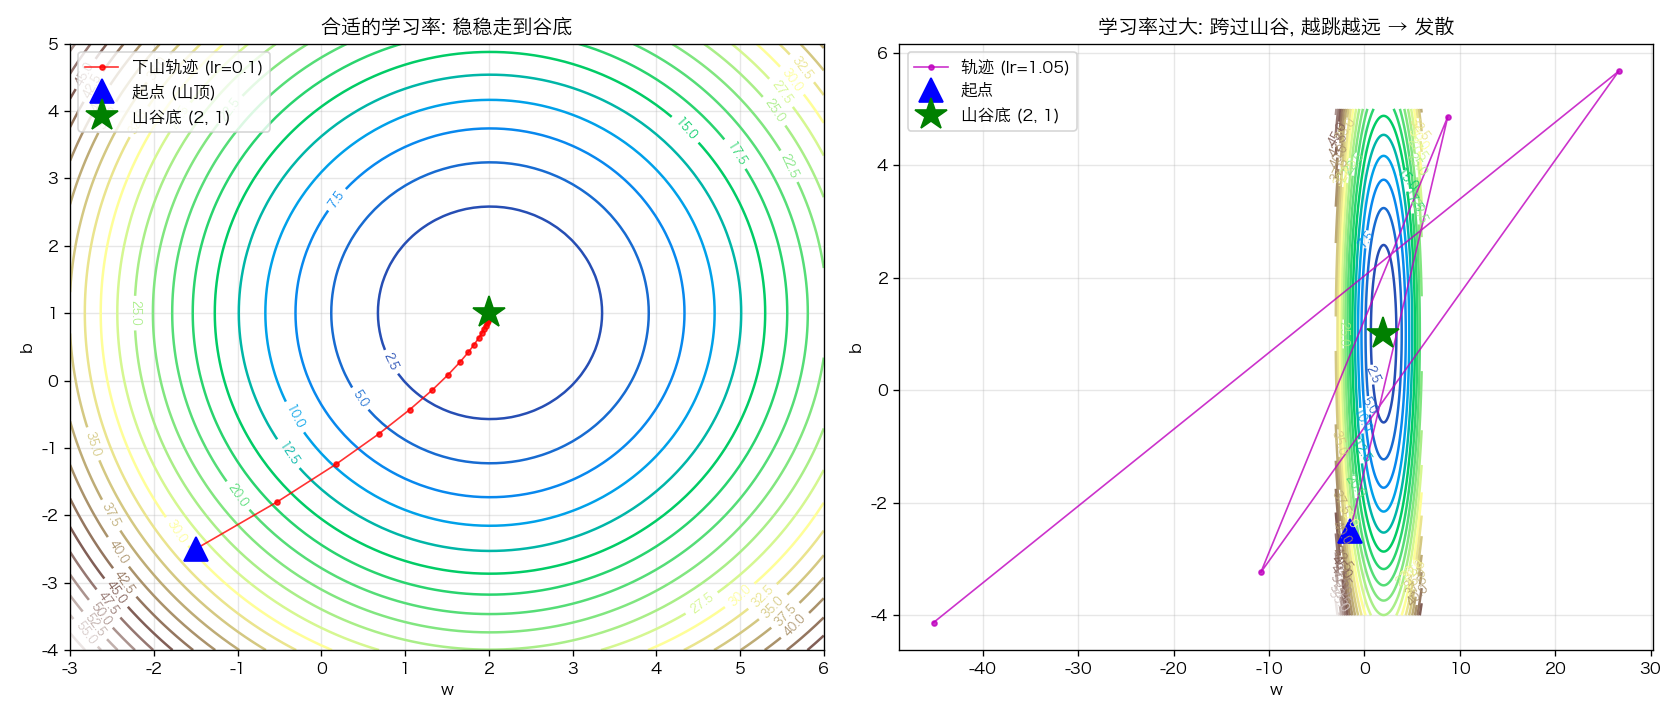

Source code (Python):
"""
03 - 为什么求最小 loss 就像下山?

上一节我们看到: ∇loss 永远指向"上山最陡"。
那"下山最陡"是哪? —— 就是它的反方向: -∇loss

所以最朴素的下山策略 (= 梯度下降 gradient descent):
    新位置 = 旧位置 - 学习率 · ∇loss
                              ↑ 减号 = 朝下山方向走
                              ↑ 学习率 lr = 每步走多大

每走一步, 我们都站在新位置上, 重新看脚下哪边是下坡, 再迈下一步。
迭代足够多步后, 就会落进山谷底 = loss 最小处 = 模型训练好了。

这正是 LLM 训练在做的事, 只是参数从 2 个 (w, b) 变成几十亿个。
"""

import matplotlib.pyplot as plt
import numpy as np
import torch

plt.rcParams["font.sans-serif"] = ["PingFang SC", "Hiragino Sans GB", "Arial Unicode MS"]
plt.rcParams["axes.unicode_minus"] = False


def main():
    torch.manual_seed(0)
    x_data = torch.linspace(-2, 2, 50)
    y_data = 2 * x_data + 1 + 0.1 * torch.randn_like(x_data)

    def loss_fn(w, b):
        y_pred = w * x_data + b
        return ((y_pred - y_data) ** 2).mean()

    # =========================================================
    # 1. 从一个"山顶"位置出发, 一步步下山
    # =========================================================
    w = torch.tensor(-1.5, requires_grad=True)
    b = torch.tensor(-2.5, requires_grad=True)
    lr = 0.1

    trajectory = [(w.item(), b.item(), loss_fn(w, b).item())]
    print("--- 下山过程 (前 10 步) ---")
    print(f"{'step':>4} | {'w':>7} | {'b':>7} | {'loss':>8}")
    print(f"{0:>4} | {w.item():>7.3f} | {b.item():>7.3f} | {trajectory[0][2]:>8.4f}")

    for step in range(1, 81):
        loss = loss_fn(w, b)
        loss.backward()                          # 算 ∇loss
        with torch.no_grad():
            w -= lr * w.grad                     # 沿 -∇loss 走一步 → 下山
            b -= lr * b.grad
        w.grad.zero_()
        b.grad.zero_()
        trajectory.append((w.item(), b.item(), loss.item()))
        if step <= 10 or step % 20 == 0:
            print(f"{step:>4} | {w.item():>7.3f} | {b.item():>7.3f} | {loss.item():>8.4f}")

    print(f"\n终点 (w, b) = ({w.item():.3f}, {b.item():.3f})  (真实最优: (2, 1))")
    print("→ 从山顶滚到了山谷底, loss 从 ~17 降到 ~0.01")

    # =========================================================
    # 2. 对比: 如果学习率太大, 会"跨过山谷"在两壁之间反复横跳
    # =========================================================
    w2 = torch.tensor(-1.5, requires_grad=True)
    b2 = torch.tensor(-2.5, requires_grad=True)
    big_lr = 1.05
    traj_big = [(w2.item(), b2.item())]
    for _ in range(40):
        loss = loss_fn(w2, b2)
        loss.backward()
        with torch.no_grad():
            w2 -= big_lr * w2.grad
            b2 -= big_lr * b2.grad
        w2.grad.zero_()
        b2.grad.zero_()
        traj_big.append((w2.item(), b2.item()))
    print(f"\n学习率过大 (lr={big_lr}) 时终点: ({w2.item():.2f}, {b2.item():.2f}) → 发散了!")

    # =========================================================
    # 3. 画 loss 等高线 + 下山轨迹
    # =========================================================
    ws = torch.linspace(-3, 6, 100)
    bs = torch.linspace(-4, 5, 100)
    W, B = torch.meshgrid(ws, bs, indexing="ij")
    L = torch.zeros_like(W)
    for i in range(W.shape[0]):
        for j in range(W.shape[1]):
            L[i, j] = loss_fn(W[i, j], B[i, j])

    fig, axes = plt.subplots(1, 2, figsize=(14, 6))

    # 左: 合适学习率的下山轨迹
    ax = axes[0]
    cs = ax.contour(W.numpy(), B.numpy(), L.numpy(), levels=25, cmap="terrain")
    ax.clabel(cs, inline=True, fontsize=7)
    traj = np.array(trajectory)
    ax.plot(traj[:, 0], traj[:, 1], "ro-", markersize=3, lw=1, alpha=0.8,
            label=f"下山轨迹 (lr={lr})")
    ax.plot(traj[0, 0], traj[0, 1], "b^", markersize=14, label="起点 (山顶)")
    ax.plot(2, 1, "g*", markersize=20, label="山谷底 (2, 1)")
    ax.set_xlabel("w"); ax.set_ylabel("b")
    ax.set_title("合适的学习率: 稳稳走到谷底")
    ax.legend(loc="upper left"); ax.grid(True, alpha=0.3)

    # 右: 学习率过大, 反复横跳
    ax = axes[1]
    cs = ax.contour(W.numpy(), B.numpy(), L.numpy(), levels=25, cmap="terrain")
    ax.clabel(cs, inline=True, fontsize=7)
    tb = np.array(traj_big)
    # 截断, 不然画面被甩到天边
    tb_clip = tb[np.all(np.abs(tb) < 50, axis=1)]
    ax.plot(tb_clip[:, 0], tb_clip[:, 1], "mo-", markersize=3, lw=1, alpha=0.8,
            label=f"轨迹 (lr={big_lr})")
    ax.plot(tb[0, 0], tb[0, 1], "b^", markersize=14, label="起点")
    ax.plot(2, 1, "g*", markersize=20, label="山谷底 (2, 1)")
    ax.set_xlabel("w"); ax.set_ylabel("b")
    ax.set_title("学习率过大: 跨过山谷, 越跳越远 → 发散")
    ax.legend(loc="upper left"); ax.grid(True, alpha=0.3)

    plt.tight_layout()
    plt.savefig("03_minimize_loss_is_downhill.png", dpi=120)
    print("\n图已保存到 03_minimize_loss_is_downhill.png")
    plt.show()


if __name__ == "__main__":
    main()
